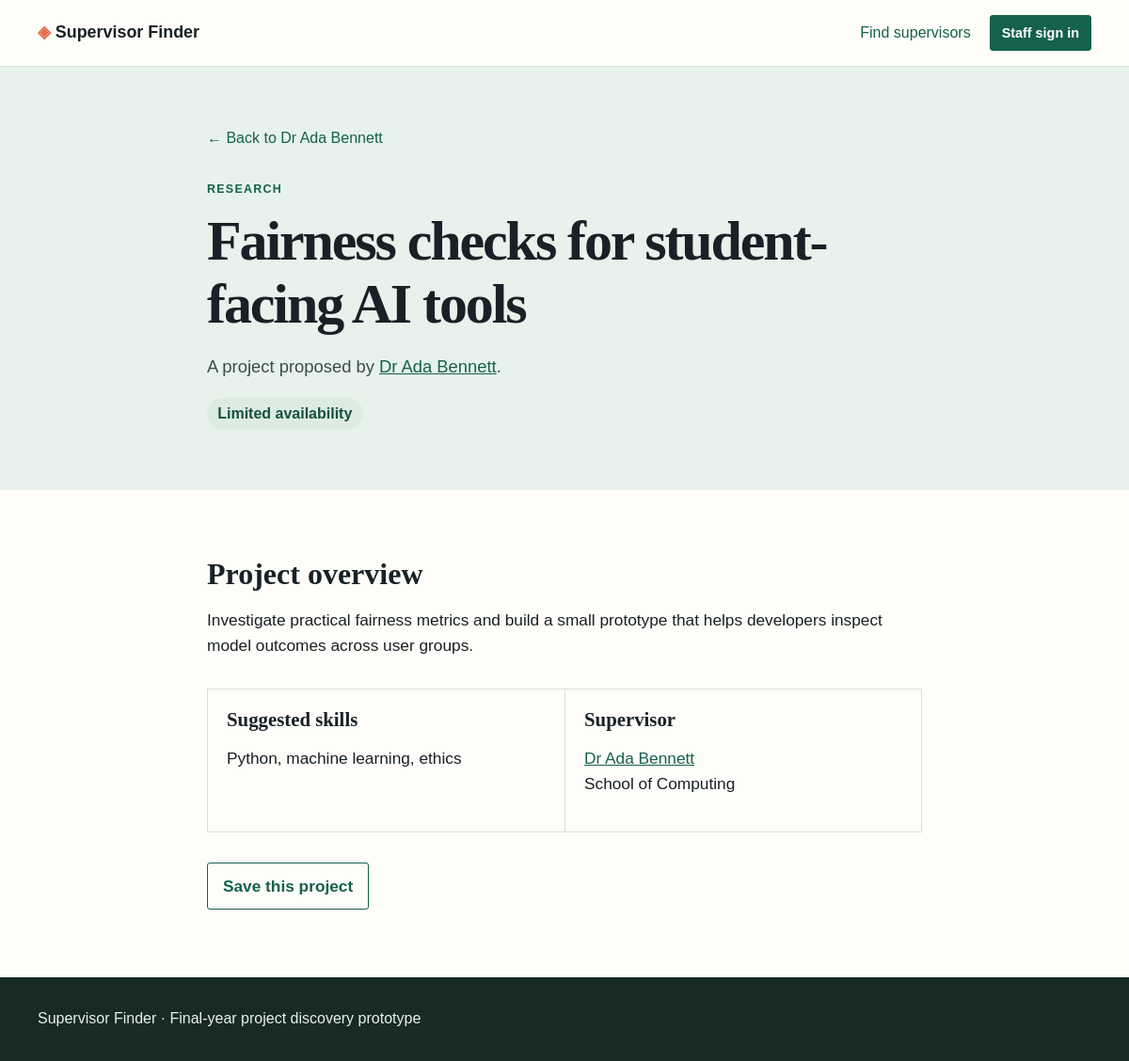
The app's page /projects/2 with its own data.
### tables this page shows
CREATE TABLE staff (
  id INTEGER PRIMARY KEY AUTOINCREMENT,
  full_name TEXT NOT NULL,
  email TEXT NOT NULL UNIQUE,
  password TEXT NOT NULL,
  department TEXT NOT NULL,
  bio TEXT NOT NULL
);

CREATE TABLE projects (
  id INTEGER PRIMARY KEY AUTOINCREMENT,
  staff_id INTEGER NOT NULL,
  title TEXT NOT NULL,
  summary TEXT NOT NULL,
  skills TEXT NOT NULL,
  project_type TEXT NOT NULL,
  availability TEXT NOT NULL,
  FOREIGN KEY (staff_id) REFERENCES staff(id) ON DELETE CASCADE
);

### app.py (the view)
    @app.route("/projects/<int:project_id>")
    def project_detail(project_id):
        db = get_db()
        project = db.execute(
            "SELECT p.*, s.full_name, s.department, s.email FROM projects p JOIN staff s ON s.id=p.staff_id WHERE p.id=?",
            (project_id,),
        ).fetchone()
        if project is None:
            abort(404)
        saved = project_id in session.get("saved_projects", [])
        return render_template("project_detail.html", project=project, saved=saved)

### templates/project_detail.html (shortened to what this page needs)
{% extends 'base.html' %}
{% block content %}
<section class="page-heading"><div class="container narrow"><a class="back-link" href="{{ url_for('staff_profile', staff_id=project.staff_id) }}">← Back to {{ project.full_name }}</a><p class="eyebrow">{{ project.project_type }}</p><h1>{{ project.title }}</h1><p class="lead">A project proposed by <a href="{{ url_for('staff_profile', staff_id=project.staff_id) }}">{{ project.full_name }}</a>.</p><span class="status">{{ project.availability }}</span></div></section>
<section class="container section narrow project-body"><h2>Project overview</h2><p>{{ project.summary }}</p><div class="detail-grid"><div><h3>Suggested skills</h3><p>{{ project.skills }}</p></div><div><h3>Supervisor</h3><p><a href="{{ url_for('staff_profile', staff_id=project.staff_id) }}">{{ project.full_name }}</a><br>{{ project.department }}</p></div></div><form method="post" action="{{ url_for('toggle_saved_project', project_id=project.id) }}"><button class="button button-outline" type="submit">{% if saved %}Remove from saved projects{% else %}Save this project{% endif %}</button></form></section>
{% endblock %}

### static/style.css (style rules this page uses)
:root { --ink:#182126; --muted:#5f6c73; --paper:#fffdf9; --tint:#f0f5f1; --line:#d8e0dc; --green:#14614d; --green-dark:#0d4b3b; --coral:#e66a4e; --focus:#ffca55; }
* { box-sizing:border-box; }
body { margin:0; color:var(--ink); background:var(--paper); font:16px/1.55 Arial, Helvetica, sans-serif; }
h1,h2,h3 { font-family:Georgia, 'Times New Roman', serif; line-height:1.12; margin:0 0 .55rem; }
h1 { font-size:clamp(2.3rem,5vw,4.8rem); letter-spacing:-.035em; }
h2 { font-size:2rem; }
h3 { font-size:1.3rem; }
a { color:var(--green); }
button,input,select,textarea { font:inherit; }
button { cursor:pointer; }
.container { width:min(1120px,calc(100% - 2.5rem)); margin:auto; }
.narrow { width:min(760px,calc(100% - 2.5rem)); }
.eyebrow { color:var(--green); font-size:.78rem; font-weight:700; letter-spacing:.1em; text-transform:uppercase; margin:0 0 .75rem; }
.lead { color:#3c4b50; font-size:1.15rem; max-width:680px; }
.button { display:inline-flex; justify-content:center; align-items:center; min-height:44px; padding:.65rem 1rem; border:1px solid var(--green); border-radius:3px; color:#fff; background:var(--green); font-weight:700; text-decoration:none; }
.button-outline { background:transparent; color:var(--green); }
.section { padding:4.5rem 0; }
.page-heading,.profile-hero { padding:4rem 0; background:#e8f2ec; }
.back-link { display:inline-block; margin-bottom:2rem; text-decoration:none; }
.status { display:inline-block; padding:.3rem .7rem; border-radius:100px; background:#dcece2; color:#174f40; font-weight:700; }
.project-body { font-size:1.08rem; }
.project-body > p { margin-bottom:2rem; }
.detail-grid { display:grid; grid-template-columns:1fr 1fr; margin:2rem 0; border:1px solid var(--line); }
.detail-grid div { padding:1.25rem; }
.detail-grid div + div { border-left:1px solid var(--line); }

### records on screen
staff: full_name "Dr Ada Bennett", department "School of Computing"
projects: project_type "RESEARCH", title "Fairness checks for student-facing AI tools", availability "Limited availability", summary "Investigate practical fairness metrics and build a small prototype that helps developers inspect model outcomes across user groups.", skills "Python, machine learning, ethics"
